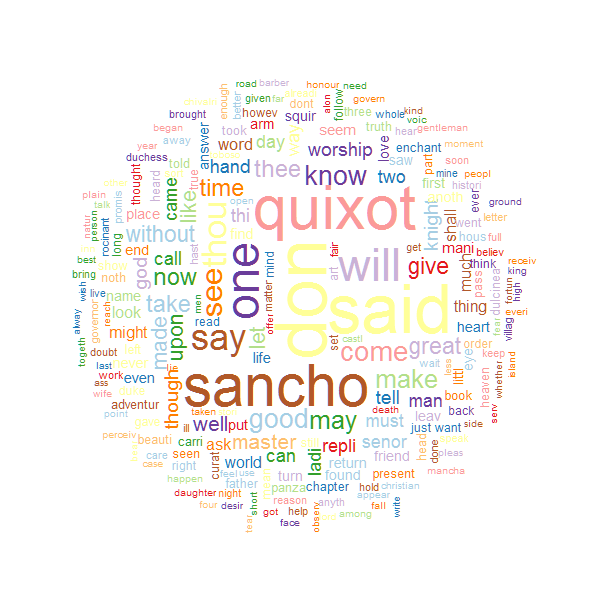

Source code (R):
require(wordcloud) 
require(tm) # corpus
require(ggplot2)
require(SnowballC) # stemming

dq_source <- DirSource(
  # indicate directory
  directory = file.path("DQen"),
  # encodingencoding = "UTF-8", 
  pattern = "*.txt", # filename pattern
  recursive = FALSE, # visit subdirectories?
  ignore.case = FALSE) # ignore case in pattern?

dq_corpus <- Corpus(
  dq_source,
  readerControl = list(
    reader = readPlain, # read as plain text
    language = "en")) # 

dq_corpus <- tm_map(dq_corpus, tolower)

dq_corpus <- tm_map(
  dq_corpus,
  removePunctuation,
  preserve_intra_word_dashes = TRUE)

dq_corpus <- tm_map(
  dq_corpus,
  removeWords,
  stopwords("english"))

# Remove specific words
dq_corpus <- tm_map(
  dq_corpus,
  removeWords,
  c("the","meta","-"))

# getStemLanguages()
dq_corpus  <- tm_map(
  dq_corpus,
  stemDocument,
  lang = "english") #

dq_corpus <- tm_map(
  dq_corpus,
  stripWhitespace)

# Remove specific words
dq_corpus <- tm_map(
  dq_corpus,
  removeWords,
  c("the","meta","-"))


dq_tdm <- TermDocumentMatrix(dq_corpus)
dq_matrix <- as.matrix(dq_tdm)
dq_df <- data.frame(
  word = rownames(dq_matrix),
  # necessary to call rowSums if have more than 1 document
  freq = rowSums(dq_matrix),
  stringsAsFactors = FALSE) 
dq_df <- dq_df[with(
  dq_df,
  order(freq, decreasing = TRUE)), ]

# Do not need the row names anymore
rownames(dq_df) <- NULL

png(
  file.path(".", "Viz2Wordcloud.png"),
  width = 600,
  height = 600)

wordcloud(
  dq_df$word,
  dq_df$freq,
  scale = c(6, .5), # size of words
  min.freq = 150, # drop infrequent
  max.words = 300, # max words in plot
  random.order = FALSE, # plot by frequency
  rot.per = 0.3, # percent rotated
  # set colors
  # colors = brewer.pal(9, "GnBu")
  colors = brewer.pal(12, "Paired"),
  # color random or by frequency
  random.color = TRUE,
  # use r or c++ layout
  use.r.layout = FALSE
)


 dev.off()